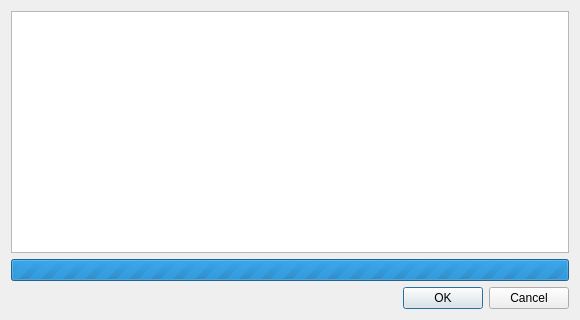
<?xml version="1.0" encoding="UTF-8"?>
<ui version="4.0">
 <class>Ios::Internal::SimulatorOperationDialog</class>
 <widget class="QDialog" name="Ios::Internal::SimulatorOperationDialog">
  <property name="geometry">
   <rect>
    <x>0</x>
    <y>0</y>
    <width>580</width>
    <height>320</height>
   </rect>
  </property>
  <property name="windowTitle">
   <string>Simulator Operation Status</string>
  </property>
  <property name="modal">
   <bool>true</bool>
  </property>
  <layout class="QVBoxLayout" name="verticalLayout">
   <item>
    <widget class="QPlainTextEdit" name="messageEdit">
     <property name="readOnly">
      <bool>true</bool>
     </property>
    </widget>
   </item>
   <item>
    <widget class="QProgressBar" name="progressBar">
     <property name="maximum">
      <number>0</number>
     </property>
     <property name="value">
      <number>-1</number>
     </property>
    </widget>
   </item>
   <item>
    <widget class="QDialogButtonBox" name="buttonBox">
     <property name="enabled">
      <bool>true</bool>
     </property>
     <property name="orientation">
      <enum>Qt::Horizontal</enum>
     </property>
     <property name="standardButtons">
      <set>QDialogButtonBox::Cancel|QDialogButtonBox::Ok</set>
     </property>
    </widget>
   </item>
  </layout>
 </widget>
 <resources/>
 <connections>
  <connection>
   <sender>buttonBox</sender>
   <signal>accepted()</signal>
   <receiver>Ios::Internal::SimulatorOperationDialog</receiver>
   <slot>accept()</slot>
   <hints>
    <hint type="sourcelabel">
     <x>248</x>
     <y>254</y>
    </hint>
    <hint type="destinationlabel">
     <x>157</x>
     <y>274</y>
    </hint>
   </hints>
  </connection>
  <connection>
   <sender>buttonBox</sender>
   <signal>rejected()</signal>
   <receiver>Ios::Internal::SimulatorOperationDialog</receiver>
   <slot>reject()</slot>
   <hints>
    <hint type="sourcelabel">
     <x>316</x>
     <y>260</y>
    </hint>
    <hint type="destinationlabel">
     <x>286</x>
     <y>274</y>
    </hint>
   </hints>
  </connection>
 </connections>
</ui>
